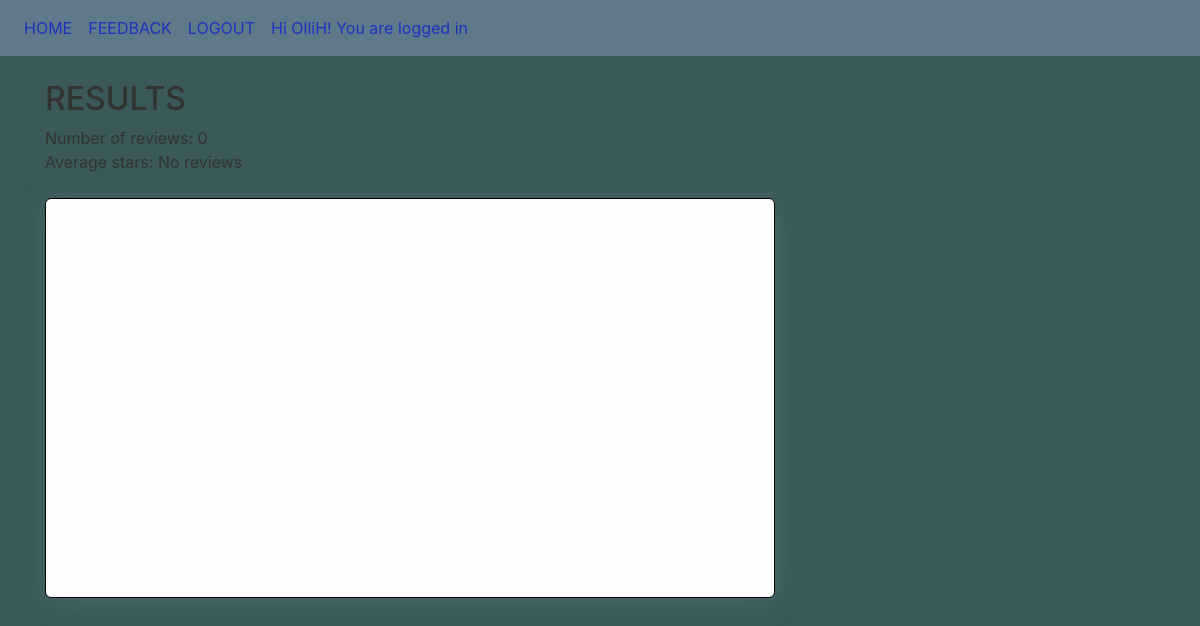
Page /review/3/ (signed in) on the earlier database version.
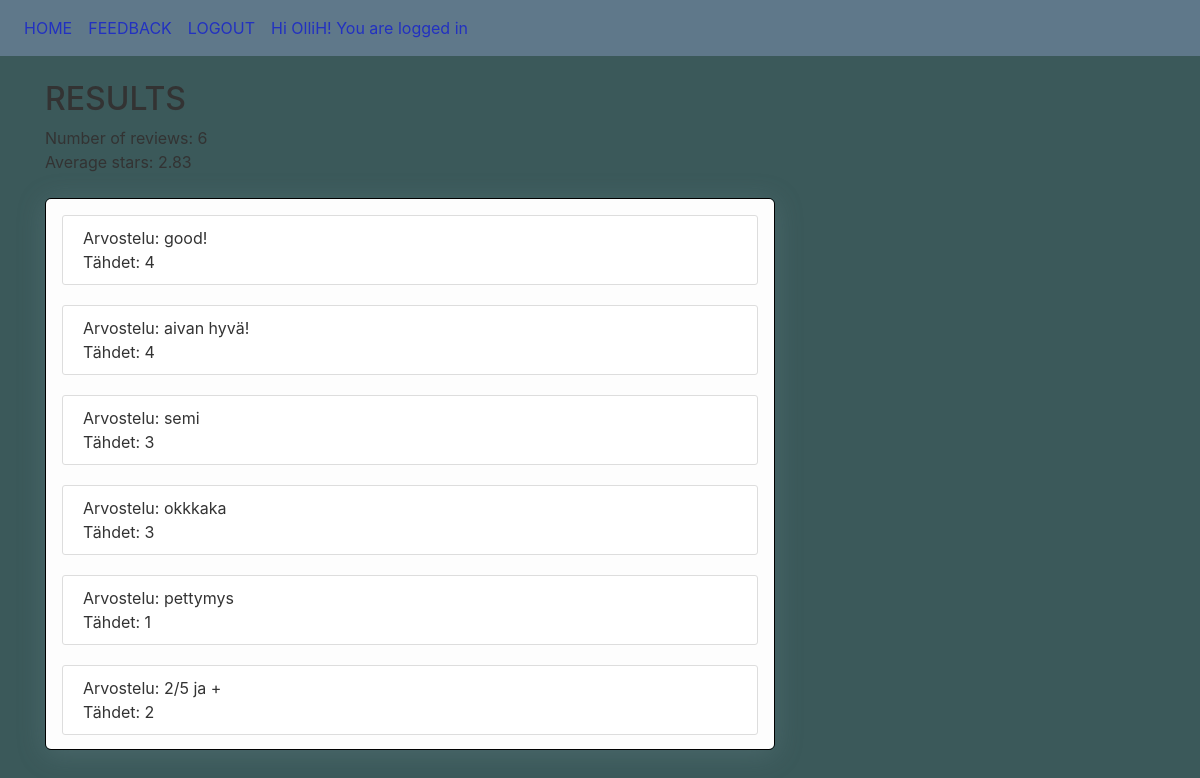
Same page on the later database version.
### beers/models.py (models this page shows, shortened)
class Review(models.Model):
    beer = models.ForeignKey(Beer, on_delete=models.CASCADE)
    reviewer = models.ForeignKey(User, on_delete=models.SET_DEFAULT, default="Unknown") #ehkä pitää olla!
    review_text = models.CharField(max_length=200, default="No review")
    stars = models.IntegerField(default=1)
    date_created = models.DateTimeField(default=timezone.now)

### beers/views.py (the view)
# urls.py: path('review/<int:id>/', views.reviewView, name='review'),
@csrf_protect
def reviewView(request, id):
    if request.user.is_authenticated:
        if request.method=='GET':
            try:
                reviews = Review.objects.all().filter(beer_id=id)
                amount = len(reviews)
                avg = "No reviews" if len(reviews) == 0  else round(mean([reviews[x].stars for x in range(0,len(reviews))]),2)
                context = {'reviews': reviews, 'amount': amount, 'avg':avg}
            except Review.DoesNotExist:
                raise Http404("Riview does not exist")
            return render(request, 'beers/review.html', context)
    else:
        return redirect('/login')

### beers/templates/beers/review.html
{% extends "beers/base.html" %}
{% block navbar %}
            <a class="nav-item nav-link" href="/home">HOME</a>
            <a class="nav-item nav-link" href="#">FEEDBACK</a>
            <a class="nav-item nav-link" href="/logout">LOGOUT</a>
            <a class= "nav-item nav-link"> Hi {{ user.username }}! You are logged in</a>
{% endblock navbar %}
{% block content %}
<div>
    <h2>RESULTS</h2>
    Number of reviews: {{amount }} <br>
    Average stars: {{ avg }} <br> <br>
<div class="scroller">
    {% for review in reviews %}
    <article class="media content-section">
    <div class="media-body">
        Arvostelu: {{ review.review_text }} <br>
        Tähdet: {{ review.stars }}
    </div>
</article>
    {% endfor %}
</div>
</div>
{% endblock content %}

### beers/templates/beers/base.html (shortened to what this page needs)
{% load static %}
<!DOCTYPE html>
<html>
<head>
    <link rel="stylesheet" href="https://maxcdn.bootstrapcdn.com/bootstrap/4.0.0/css/bootstrap.min.css">
    <link rel="stylesheet" type="text/css" href="{% static 'beers/main.css' %}">
</head>
<body>
    <header class="site-header">
      <nav class="navbar navbar-expand-md navbar-dark bg-steel fixed-top">
            <div class="navbar-nav mr-auto">
              {% block navbar %}{% endblock %}
            </div>
      </nav>
    </header>
    <main role="main" class="container">
      <div class="row">
        <div class="col-md-8">
          {% block content %}{% endblock %}
        </div>
        <div class="col-md-4">
        </div>
      </div>
    </main>
</body>
</html>

### beers/static/beers/main.css (style rules this page uses)
body { background: #3b595a; color: #333333; margin-top: 5rem; }
h2 { color: #333333; }
.bg-steel { background-color: #5f788a; }
.site-header .navbar-nav .nav-link { color: #2231c0; }
.content-section { background: #ffffff; padding: 10px 20px; border: 1px solid #dddddd; border-radius: 3px; margin-bottom: 20px; }
.scroller { background-color: #fdfdfd; height: 100%; width: 100%; border-radius: 6px; box-shadow: 0 4px 28px rgba(123,151,158,.25); border: 1px solid #d6dee1; padding: 1rem; overflow: scroll; }

Differences in the rows shown:
added Review: review_text "good!", stars "4"
added Review: review_text "aivan hyvä!", stars "4"
added Review: review_text "semi", stars "3"
added Review: review_text "okkkaka", stars "3"
added Review: review_text "pettymys", stars "1"
added Review: review_text "2/5 ja +", stars "2"
Other differences:
{{ amount }}: "0" → "6"
{{ avg }}: "No reviews" → "2.83"
